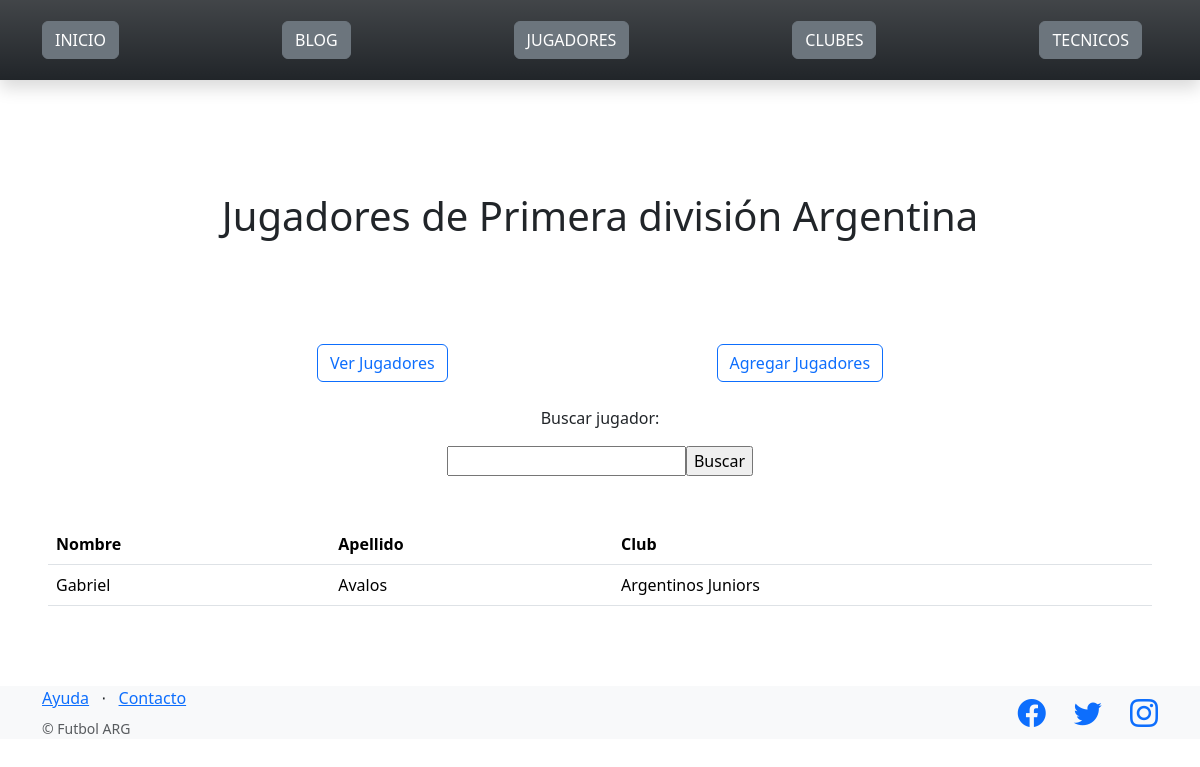
The page /futbol/jugadores/ on the database its author committed.
### control_futbol/models.py (models this page shows)
class Jugador(models.Model):
    nombre = models.CharField(max_length=64)
    apellido = models.CharField(max_length=256)
    club = models.CharField(max_length=256)
    altura = models.CharField(max_length=64)
    peso = models.IntegerField()

### control_futbol/views.py (the view)
# urls.py: path("jugadores/", listar_jugadores, name="lista_jugadores"),
def listar_jugadores(request):
    contexto = {
        "jugadores": Jugador.objects.all(),
    }
    http_response = render(
        request = request,
        template_name = 'control_futbol/lista_jugadores.html',
        context=contexto,
    )
    return http_response

### control_futbol/templates/control_futbol/lista_jugadores.html (shortened to what this page needs)
{% extends "base.html" %}
{% block contenido %}
<h1 class="d-flex justify-content-center">Jugadores de Primera división Argentina</h1>
<br><br><br><br>
<section class="d-flex justify-content-evenly">
    <a href="{% url 'lista_jugadores' %}"><button type="button" class="btn btn-outline-primary">Ver Jugadores</button></a>
    <a href="{% url 'agregar_jugadores' %}"><button type="button" class="btn btn-outline-primary">Agregar Jugadores</button></a>
</section>
<br>
<p class="d-flex justify-content-center">Buscar jugador:</p>
<form class="d-flex justify-content-center" action="{% url 'buscar_jugadores' %}" method="post">
    <input type="text" name="busqueda">
    <input type="submit" value="Buscar">
</form>
<br><br>
<table class="table">
    <tbody>
        <tr>
            <th>Nombre</th>
            <th>Apellido</th>
            <th>Club</th>
        </tr>
        {% for Jugador in jugadores %}
        <tr>
            <td>{{ Jugador.nombre }}</td>
            <td>{{ Jugador.apellido }}</td>
            <td>{{ Jugador.club }}</td>
        </tr>
        {% endfor %}
    </tbody>
</table>
{% endblock contenido %}

### rows shown on the page
Jugador: nombre "Gabriel", apellido "Avalos", club "Argentinos Juniors"
